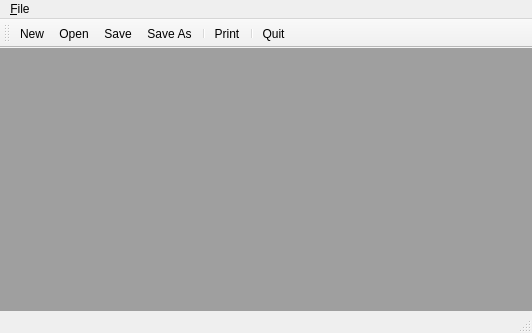
<?xml version="1.0" encoding="UTF-8"?>
<ui version="4.0">
 <class>MainWindow</class>
 <widget class="QMainWindow" name="MainWindow">
  <property name="geometry">
   <rect>
    <x>0</x>
    <y>0</y>
    <width>532</width>
    <height>333</height>
   </rect>
  </property>
  <property name="windowTitle">
   <string>MainWindow</string>
  </property>
  <widget class="QWidget" name="centralwidget">
   <layout class="QVBoxLayout" name="verticalLayout">
    <property name="spacing">
     <number>0</number>
    </property>
    <property name="leftMargin">
     <number>0</number>
    </property>
    <property name="topMargin">
     <number>0</number>
    </property>
    <property name="rightMargin">
     <number>0</number>
    </property>
    <property name="bottomMargin">
     <number>0</number>
    </property>
    <item>
     <widget class="QMdiArea" name="mdiArea"/>
    </item>
   </layout>
  </widget>
  <widget class="QMenuBar" name="menubar">
   <property name="geometry">
    <rect>
     <x>0</x>
     <y>0</y>
     <width>532</width>
     <height>22</height>
    </rect>
   </property>
   <widget class="QMenu" name="menu_File">
    <property name="title">
     <string>&amp;File</string>
    </property>
    <addaction name="actionNew"/>
    <addaction name="actionOpen"/>
    <addaction name="actionSave"/>
    <addaction name="actionSave_As"/>
    <addaction name="separator"/>
    <addaction name="actionPrint"/>
    <addaction name="separator"/>
    <addaction name="actionQuit"/>
   </widget>
   <addaction name="menu_File"/>
  </widget>
  <widget class="QStatusBar" name="statusbar"/>
  <widget class="QToolBar" name="toolBar">
   <property name="windowTitle">
    <string>toolBar</string>
   </property>
   <attribute name="toolBarArea">
    <enum>TopToolBarArea</enum>
   </attribute>
   <attribute name="toolBarBreak">
    <bool>false</bool>
   </attribute>
   <addaction name="actionNew"/>
   <addaction name="actionOpen"/>
   <addaction name="actionSave"/>
   <addaction name="actionSave_As"/>
   <addaction name="separator"/>
   <addaction name="actionPrint"/>
   <addaction name="separator"/>
   <addaction name="actionQuit"/>
  </widget>
  <action name="actionNew">
   <property name="icon">
    <iconset theme="QIcon::ThemeIcon::DocumentNew"/>
   </property>
   <property name="text">
    <string>&amp;New</string>
   </property>
   <property name="toolTip">
    <string>make a new File</string>
   </property>
   <property name="shortcut">
    <string>Ctrl+N</string>
   </property>
  </action>
  <action name="actionOpen">
   <property name="icon">
    <iconset theme="QIcon::ThemeIcon::DocumentOpen"/>
   </property>
   <property name="text">
    <string>&amp;Open</string>
   </property>
   <property name="shortcut">
    <string>Ctrl+O</string>
   </property>
  </action>
  <action name="actionSave">
   <property name="icon">
    <iconset theme="QIcon::ThemeIcon::DocumentSave"/>
   </property>
   <property name="text">
    <string>&amp;Save</string>
   </property>
   <property name="shortcut">
    <string>Ctrl+S</string>
   </property>
  </action>
  <action name="actionSave_As">
   <property name="icon">
    <iconset theme="QIcon::ThemeIcon::DocumentSaveAs"/>
   </property>
   <property name="text">
    <string>Save &amp;As</string>
   </property>
  </action>
  <action name="actionPrint">
   <property name="icon">
    <iconset theme="QIcon::ThemeIcon::DocumentPrint"/>
   </property>
   <property name="text">
    <string>&amp;Print</string>
   </property>
   <property name="shortcut">
    <string>Ctrl+P</string>
   </property>
  </action>
  <action name="actionQuit">
   <property name="icon">
    <iconset theme="QIcon::ThemeIcon::ApplicationExit"/>
   </property>
   <property name="text">
    <string>&amp;Quit</string>
   </property>
   <property name="shortcut">
    <string>Ctrl+Q</string>
   </property>
  </action>
 </widget>
 <resources/>
 <connections/>
</ui>
